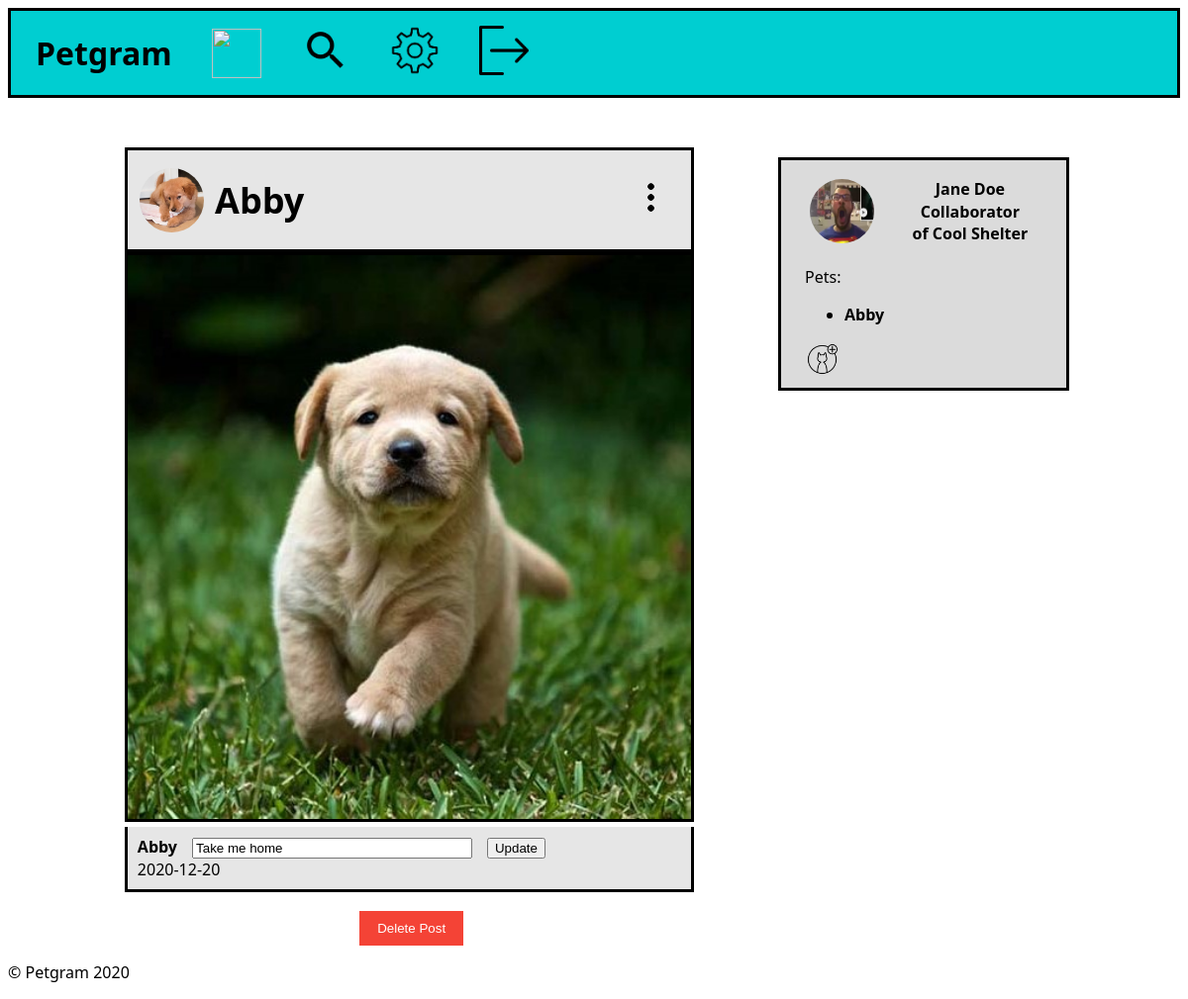
The app's page /edit_post.php?id=2 (signed in) with its own data.
### tables this page shows
CREATE TABLE Collaborator (
    userID    INTEGER     REFERENCES User (id) ON DELETE CASCADE,
    shelterID INTEGER     REFERENCES Shelter (id) ON DELETE CASCADE,
    admin     BOOLEAN,
    PRIMARY KEY (
        userID,
        shelterID
    )
);

CREATE TABLE Account (
    id INTEGER PRIMARY KEY,
    profilePic   INTEGER  REFERENCES ProfileImage (id) ON DELETE CASCADE,
    name CHAR
);

CREATE TABLE Pet (
    id           INTEGER  PRIMARY KEY,
    ownerID      INTEGER  REFERENCES Account (id) ON DELETE CASCADE,
    profilePic   INTEGER  REFERENCES ProfileImage (id) ON DELETE CASCADE,
    name         CHAR,
    bio          CHAR,
    description  CHAR,
    requirements CHAR
);

CREATE TABLE Post (
    id          INTEGER  PRIMARY KEY,
    petID       INTEGER  REFERENCES Pet (id) ON DELETE CASCADE,
    description CHAR,
    photo       INTEGER  UNIQUE,
    date        DATE
);

### database/account.php (called while the page is built)
<?php
    function getAccount($id)
    {
        global $db;
        $stmt = $db->prepare('SELECT * FROM account WHERE id = ?');
        $stmt->execute([$id]);
        return $stmt->fetch();
    }
?>

### database/user.php (called while the page is built, shortened)
<?php
function getUserPets()
{
    global $db;
    $user_id = $_SESSION['user']['id'];
    $stmt = $db->prepare('SELECT * FROM pet WHERE ownerID = ?');
    $stmt->execute([$user_id]);
    return $stmt->fetchAll();
}
function shelterCollaborator()
{
    global $db;
    $user_id = $_SESSION['user']['id'];
    $stmt = $db->prepare('SELECT * FROM collaborator INNER JOIN shelter ON shelter.id = collaborator.shelterID INNER JOIN account ON account.id = shelter.id WHERE collaborator.userID = ?');
    $stmt->execute([$user_id]);
    return $stmt->fetchAll();
}

### database/pet.php (called while the page is built, shortened)
<?php
    function getPet($id) {
        global $db;
        $stmt = $db->prepare('SELECT * FROM pet WHERE id = ?');
        $stmt->execute([$id]);
        $pet = $stmt->fetch();
        return $pet;
    }
?>

### database/post.php (called while the page is built, shortened)
<?php
    function getPost($id) {
        global $db;
        $stmt_post = $db->prepare('SELECT * FROM post WHERE id = ?');
        $stmt_post->execute([$id]);
        $post = $stmt_post->fetch();
        return $post;
    }

### edit_post.php (the view, shortened to what this page needs)
<?php
include_once('database/connection.php');
include_once('database/account.php');
include_once('database/pet.php');
include_once('database/post.php');
$id = $_GET['id'];
$post = getPost($id);
$pet = getPet($post['petID']);
?>
<!DOCTYPE html>
<html lang="en-US">
<head>
    <link href="css/home.css" rel="stylesheet">
</head>
<body>
    <?php include_once('hotbar.php') ?>
    <?php include_once('sidebar.php') ?>
    <section id="edit_post">
        <article class="post">
            <div id="title">
                <img id="pet_profile_pic" src="images/puppy2.jpeg" alt="" width="65" height="65">
                <p><?php echo $pet['name'] ?></p>
                <img id="edit" src="images/three_dots.png" alt="" width="35" height="35">
            </div>
            <img src="images/petImages/originals/<?php echo $post['photo'] ?>.jpg" alt="">
            <div id="description">
                <p><?php echo $pet['name'] ?></p>
                <form id="updateDescription" action="update_post_action.php?id=<?php echo $pet['id'] ?>" method="post">
                    <input id="commentText" type="description" name="description" value="<?php echo $post['description'] ?>" required>
                    <button type="submit">Update</button> <br>
                </form>
                <p><?php echo $post['date'] ?></p>
            </div>
            <a href="delete_post_action.php?id=<?php echo $pet['id'] ?>"><button id="deleteButton" type="button">Delete Post</button></a>
        </article>
    </section>
    <footer>
        <p>&copy; Petgram 2020</p>
    </footer>
</body>
</html>

### sidebar.php (shortened to what this page needs)
<?php
include_once('database/user.php');
include_once('database/account.php');
$user_pets = getUserPets();
$shelters = shelterCollaborator();
$id = $_SESSION['user']['id'];
$account = getAccount($id);
?>
<aside id="sideBar">
    <div id="user">
        <img src="images/profileImages/squared/<?php echo $account['profilePic'] ?>.jpg" alt="" width="65" height="65">
        <div id="username">
            <p><?php echo $_SESSION['user']['name'] ?></p>
            <p>
                <?php
                $nShelter = count($shelters);
                if($nShelter > 0) {
                    echo 'Collaborator of ' . $shelters[0]['name'];
                }
                ?>
            </p>
        </div>
    </div>
    <p>Pets:</p>
    <ul>
        <?php
        if (count($user_pets) == 0)
            echo '<li>No pets yet</li>';
        else
            foreach ($user_pets as $user_pet)
                echo '<a href="pet_profile.php?id=' . $user_pet['id'] . '">
                    <li>' . $user_pet['name'] . '</li>
                  </a>'
        ?>
    </ul>
    <a href="add_pet.php"><img src="images/petAdd.png" alt="" width="35" height="35"></a>
</aside>

### css/home.css (style rules this page uses)
body { font-family: 'Segoe UI', Tahoma, Geneva, Verdana, sans-serif; }
#sideBar { border-top-style: solid; border-right-style: solid; border-bottom-style: solid; border-left-style: solid; border-bottom-color: black; height: auto; width: 20%; position: fixed; right: 0; background-color: rgb(219, 219, 219); overflow-x: hidden; margin-top: 5%; margin-right: 10%; padding: 1% 2%; }
#sideBar #user { display: flex; }
#sideBar #user img { color: black; margin: auto 5% auto 2%; border-radius: 50%; }
#sideBar #user #username { padding: 2% 5% 2% 10%; }
#sideBar #user p { margin: 1px; text-align: center; font-weight: bold; }
#sideBar ul { font-weight: bold; }
#sideBar a { display: flex; }
a { color: black; color: inherit; text-decoration: inherit; }
#edit_post .post { margin: 50px 10% 10px 10%; }
#edit_post a { margin: auto 0 auto 2%; }
#edit_post .post #title { position: relative; border: solid black; font-size: 150%; font-weight: bold; display: flex; width: 60%; height: 100px; background-color: rgb(230, 230, 230); }
#edit_post .post #title #pet_profile_pic { color: black; margin: auto 0 auto 2%; border-radius: 60%; }
#edit_post .post #title p { margin: auto 0 auto 2%; font-size: 150%; width: 100%; }
#edit_post .post #title #edit { position: absolute; top: 30%; right: 4%; }
#edit_post .post > img { border: solid black; width: 60%; height: auto; }
#edit_post .post #description { border-right-style: solid; border-left-style: solid; border-bottom-style: solid; width: 58%; height: auto; background-color: rgb(230, 230, 230); padding: 1%; }
#edit_post .post #description :nth-child(1) { display: inline; font-weight: bold; }
#edit_post .post #description #updateDescription { display: inline; }
#edit_post .post #description #updateDescription #commentText { font-weight: normal; width: 50%; margin-left: 2%; margin-right: 2%; }
#edit_post .post #description :nth-child(3) { display: inline; }
#edit_post .post #deleteButton { width: auto; padding: 10px 18px; background-color: #f44336; border: none; cursor: pointer; color: white; margin-top: 2%; margin-left: 23%; }

### records on screen
collaborator: account.name "Cool Shelter"
pet: name "Abby"
post: description "Take me home", date "2020-12-20"

### other values on screen
$_SESSION['user']['name'] "Jane Doe"
